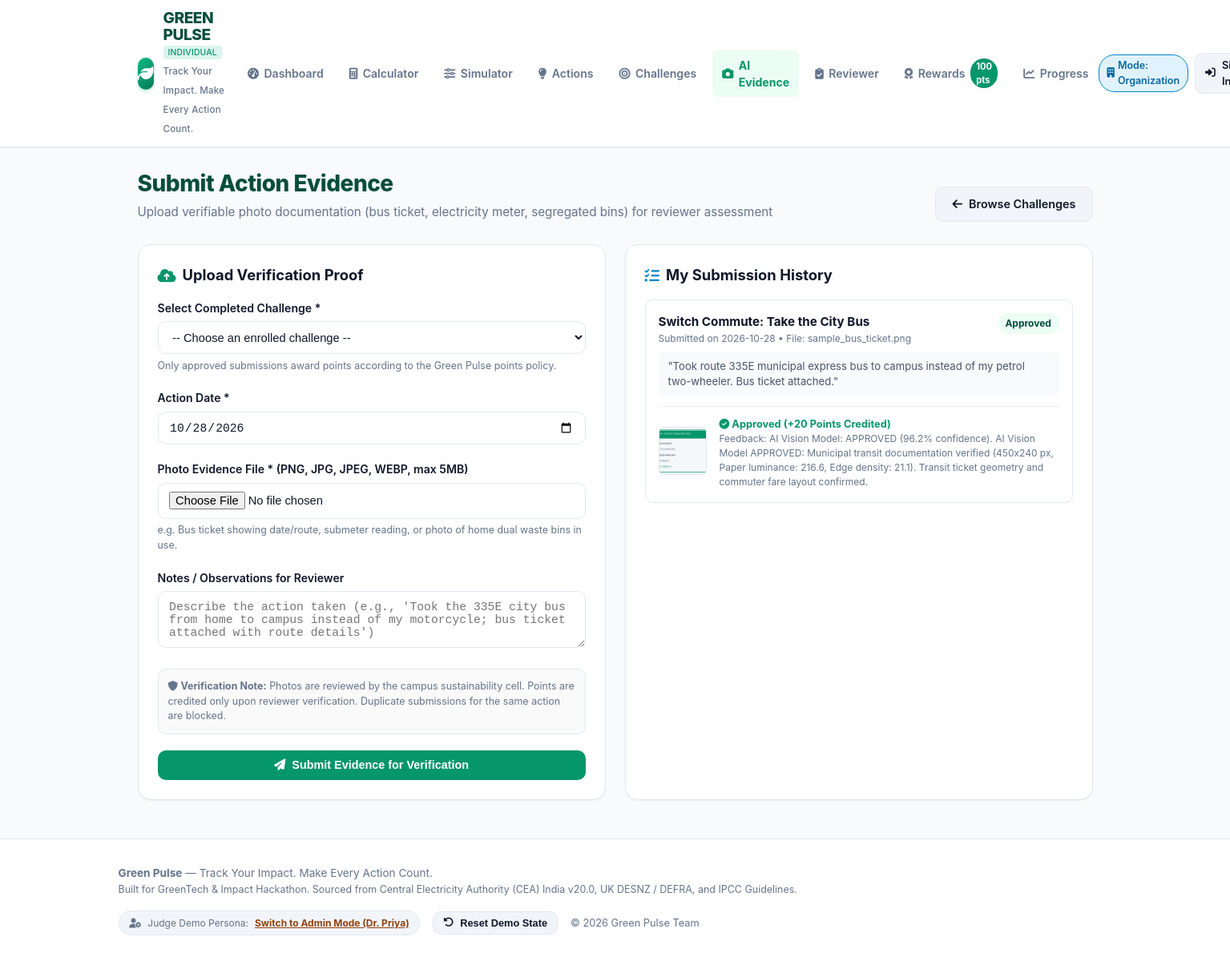
The page /evidence/upload on the database its author committed.
### tables this page shows
CREATE TABLE evidence_submissions (
        id INTEGER PRIMARY KEY AUTOINCREMENT,
        user_id INTEGER NOT NULL,
        challenge_id INTEGER NOT NULL,
        user_challenge_id INTEGER,
        file_path TEXT NOT NULL,
        file_name TEXT NOT NULL,
        file_size INTEGER DEFAULT 0,
        submission_date TEXT NOT NULL,
        notes TEXT,
        status TEXT NOT NULL DEFAULT 'pending', -- 'pending', 'approved', 'rejected'
        reviewer_notes TEXT,
        reviewed_at TIMESTAMP,
        points_awarded INTEGER DEFAULT 0,
        ai_status TEXT DEFAULT 'verified',       -- 'analyzing', 'verified', 'flagged', 'rejected'
        ai_confidence REAL DEFAULT 95.0,
        ai_analysis_report TEXT,
        verification_eta_seconds INTEGER DEFAULT 60,
        verified_by_ai INTEGER DEFAULT 1,
        created_at TIMESTAMP DEFAULT CURRENT_TIMESTAMP,
        FOREIGN KEY (user_id) REFERENCES users (id) ON DELETE CASCADE,
        FOREIGN KEY (challenge_id) REFERENCES challenges (id) ON DELETE CASCADE
    );

CREATE TABLE challenges (
        id INTEGER PRIMARY KEY AUTOINCREMENT,
        title TEXT NOT NULL,
        category TEXT NOT NULL,
        target_audience TEXT NOT NULL DEFAULT 'both', -- 'individual', 'organization', 'both'
        description TEXT NOT NULL,
        baseline_desc TEXT NOT NULL,
        proposed_desc TEXT NOT NULL,
        co2e_saving_estimate REAL NOT NULL,
        financial_saving_estimate REAL NOT NULL,
        instructions TEXT NOT NULL,
        evidence_type TEXT NOT NULL,
        reward_points INTEGER NOT NULL,
        icon TEXT NOT NULL,
        difficulty TEXT DEFAULT 'Medium'
    );

### app.py (the view, shortened to what this page needs)
@app.route("/evidence/upload", methods=["GET", "POST"])
def evidence_upload():
    user_id = get_current_user_id()
    preselect_cid = request.args.get("challenge_id", type=int)
    conn = database.get_db_connection()
    cursor = conn.cursor()
    cursor.execute("""
    SELECT c.id, c.title, c.category, c.reward_points, c.evidence_type, uc.status
    FROM challenges c
    LEFT JOIN user_challenges uc ON c.id = uc.challenge_id AND uc.user_id = ?
    ORDER BY c.id ASC
    """, (user_id,))
    available_challenges = [dict(r) for r in cursor.fetchall()]
    cursor.execute("""
    SELECT es.*, c.title as challenge_title, c.reward_points, c.evidence_type
    FROM evidence_submissions es
    JOIN challenges c ON es.challenge_id = c.id
    WHERE es.user_id = ?
    ORDER BY es.created_at DESC
    """, (user_id,))
    submissions_history = [dict(r) for r in cursor.fetchall()]
    conn.close()
    return render_template(
        "evidence.html",
        available_challenges=available_challenges,
        submissions_history=submissions_history,
        preselect_cid=preselect_cid
    )

### app.py (called while the page is built)
def get_current_user_id():
    return session.get("user_id", 1)

def get_current_org_id():
    if "active_org_id" in session:
        return session["active_org_id"]
    user_id = session.get("user_id", 2)
    org = database.get_user_organization(user_id)
    if org:
        session["active_org_id"] = org["id"]
        return org["id"]
    return 1

### database.py (called while the page is built)
def get_db_connection():
    conn = sqlite3.connect(DB_PATH)
    conn.row_factory = sqlite3.Row
    conn.execute("PRAGMA foreign_keys = ON")
    return conn

def get_organization(org_id):
    conn = get_db_connection()
    cursor = conn.cursor()
    cursor.execute("SELECT * FROM organizations WHERE id = ?", (org_id,))
    row = cursor.fetchone()
    conn.close()
    return dict(row) if row else None

def get_user_organization(user_id):
    conn = get_db_connection()
    cursor = conn.cursor()
    cursor.execute("SELECT org_id FROM users WHERE id = ?", (user_id,))
    u = cursor.fetchone()
    org_id = u["org_id"] if u and u["org_id"] else None
    if not org_id:
        cursor.execute("SELECT org_id FROM organization_members WHERE user_id = ? LIMIT 1", (user_id,))
        m = cursor.fetchone()
        org_id = m["org_id"] if m else None
    if not org_id:
        cursor.execute("SELECT id FROM organizations WHERE admin_user_id = ? LIMIT 1", (user_id,))
        o = cursor.fetchone()
        org_id = o["id"] if o else None
    if org_id:
        cursor.execute("SELECT * FROM organizations WHERE id = ?", (org_id,))
        row = cursor.fetchone()
        conn.close()
        return dict(row) if row else None
    conn.close()
    return None

### templates/evidence.html (shortened to what this page needs)
{% extends "base.html" %}
{% block content %}
<div class="page-header">
  <div>
    <h1 class="page-title">Submit Action Evidence</h1>
    <p class="page-subtitle">Upload verifiable photo documentation (bus ticket, electricity meter, segregated bins) for reviewer assessment</p>
  </div>
  <div>
    <a href="{{ url_for('challenges') }}" class="btn btn-secondary">
      <i class="fa-solid fa-arrow-left"></i> Browse Challenges
    </a>
  </div>
</div>
<div class="grid-2">
  <div class="card">
    <h2 class="card-title">
      <i class="fa-solid fa-cloud-arrow-up" style="color: var(--primary);"></i> Upload Verification Proof
    </h2>
    <form action="{{ url_for('evidence_upload') }}" method="POST" enctype="multipart/form-data">
      <div class="form-group">
        <label class="form-label" for="challenge_id">Select Completed Challenge *</label>
        <select class="form-select" id="challenge_id" name="challenge_id" required>
          <option value="" disabled {% if not preselect_cid %}selected{% endif %}>-- Choose an enrolled challenge --</option>
        </select>
        <div class="form-help">Only approved submissions award points according to the Green Pulse points policy.</div>
      </div>
      <div class="form-group">
        <label class="form-label" for="submission_date">Action Date *</label>
        <input type="date" class="form-control" id="submission_date" name="submission_date" value="2026-10-28" required>
      </div>
      <div class="form-group">
        <label class="form-label" for="evidence_file">Photo Evidence File * (PNG, JPG, JPEG, WEBP, max 5MB)</label>
        <input type="file" class="form-control" id="evidence_file" name="evidence_file" accept=".png,.jpg,.jpeg,.webp" required>
        <div class="form-help">e.g. Bus ticket showing date/route, submeter reading, or photo of home dual waste bins in use.</div>
      </div>
      <div class="form-group">
        <label class="form-label" for="notes">Notes / Observations for Reviewer</label>
        <textarea class="form-control" id="notes" name="notes" rows="3" placeholder="Describe the action taken (e.g., 'Took the 335E city bus from home to campus instead of my motorcycle; bus ticket attached with route details')"></textarea>
      </div>
      <div style="background: #fafafa; border: 1px solid var(--border-color); border-radius: var(--radius-md); padding: 0.75rem; margin-bottom: 1.25rem; font-size: 0.78rem; color: var(--text-muted);">
        <i class="fa-solid fa-shield"></i> <strong>Verification Note:</strong>
        Photos are reviewed by the campus sustainability cell. Points are credited only upon reviewer verification. Duplicate submissions for the same action are blocked.
      </div>
      <button type="submit" class="btn btn-primary" style="width: 100%;">
        <i class="fa-solid fa-paper-plane"></i> Submit Evidence for Verification
      </button>
    </form>
  </div>
  <div class="card">
    <h2 class="card-title">
      <i class="fa-solid fa-list-check" style="color: var(--secondary);"></i> My Submission History
    </h2>
    {% if submissions_history %}
      <div style="display: flex; flex-direction: column; gap: 1rem;">
        {% for sub in submissions_history %}
          <div style="border: 1px solid var(--border-color); border-radius: var(--radius-md); padding: 1rem; background: #ffffff;">
            <div style="display: flex; justify-content: space-between; align-items: flex-start; margin-bottom: 0.5rem;">
              <div>
                <h4 style="font-size: 0.95rem; font-weight: 700; color: var(--text-main);">
                  {{ sub.challenge_title }}
                </h4>
                <div style="font-size: 0.75rem; color: var(--text-muted);">
                  Submitted on {{ sub.submission_date }} &bull; File: {{ sub.file_name }}
                </div>
              </div>
              <span class="badge badge-{{ sub.status }}">
                {{ sub.status | capitalize }}
              </span>
            </div>
            {% if sub.notes %}
              <div style="font-size: 0.82rem; color: #475569; background: #f8fafc; padding: 0.5rem 0.75rem; border-radius: var(--radius-sm); margin: 0.5rem 0;">
                "{{ sub.notes }}"
              </div>
            {% endif %}
            <div style="display: flex; gap: 1rem; align-items: center; margin-top: 0.75rem; border-top: 1px dashed var(--border-color); padding-top: 0.75rem;">
              <a href="{{ url_for('serve_upload', filename=sub.file_name) }}" target="_blank" title="Click to view full photo">
                <img src="{{ url_for('serve_upload', filename=sub.file_name) }}" alt="Proof" style="width: 60px; height: 60px; object-fit: cover; border-radius: var(--radius-sm); border: 1px solid var(--border-color);">
              </a>
              <div style="font-size: 0.8rem; flex: 1;">
                {% if sub.status == 'approved' %}
                  <div style="color: #059669; font-weight: 700;">
                    <i class="fa-solid fa-circle-check"></i> Approved (+{{ sub.points_awarded }} Points Credited)
                  </div>
                  <div style="color: var(--text-muted); font-size: 0.75rem;">
                    Feedback: {{ sub.reviewer_notes or 'Verified authentic evidence.' }}
                  </div>
                {% endif %}
              </div>
            </div>
          </div>
        {% endfor %}
      </div>
    {% endif %}
  </div>
</div>
{% endblock %}

### static/css/style.css (style rules this page uses)
:root { --primary: #059669; --primary-hover: #047857; --primary-light: #ecfdf5; --primary-border: #a7f3d0; --primary-dark: #064e3b; --secondary: #0284c7; --secondary-light: #e0f2fe; --accent: #f59e0b; --accent-light: #fef3c7; --danger: #ef4444; --danger-light: #fee2e2; --bg-page: #f8fafc; --bg-surface: #ffffff; --bg-card: #ffffff; --text-main: #0f172a; --text-muted: #64748b; --text-light: #94a3b8; --border-color: #e2e8f0; --border-subtle: #f1f5f9; --shadow-sm: 0 1px 2px 0 rgb(0 0 0 / 0.05); --shadow-md: 0 4px 6px -1px rgb(0 0 0 / 0.1), 0 2px 4px -2px rgb(0 0 0 / 0.1); --shadow-lg: 0 10px 15px -3px rgb(0 0 0 / 0.1), 0 4px 6px -4px rgb(0 0 0 / 0.1); --radius-sm: 6px; --radius-md: 10px; --radius-lg: 16px; --radius-full: 9999px; }
* { box-sizing: border-box; margin: 0; padding: 0; }
body { font-family: -apple-system, BlinkMacSystemFont, "Segoe UI", Roboto, "Helvetica Neue", Arial, sans-serif; background-color: var(--bg-page); color: var(--text-main); line-height: 1.5; -webkit-font-smoothing: antialiased; }
.page-header { display: flex; justify-content: space-between; align-items: flex-end; margin-bottom: 1.75rem; }
.page-title { font-size: 1.75rem; font-weight: 800; color: var(--primary-dark); letter-spacing: -0.5px; }
.page-subtitle { font-size: 0.95rem; color: var(--text-muted); margin-top: 0.25rem; }
.card { background: var(--bg-surface); border: 1px solid var(--border-color); border-radius: var(--radius-lg); box-shadow: var(--shadow-sm); padding: 1.5rem; transition: transform 0.2s ease, box-shadow 0.2s ease; }
.card-title { font-size: 1.15rem; font-weight: 700; color: var(--text-main); display: flex; align-items: center; gap: 0.5rem; margin-bottom: 1rem; }
.grid-2 { display: grid; grid-template-columns: 1fr 1fr; gap: 1.5rem; margin-bottom: 1.75rem; }
.form-group { margin-bottom: 1.25rem; }
.form-label { display: block; font-size: 0.88rem; font-weight: 600; color: var(--text-main); margin-bottom: 0.4rem; }
.form-control, .form-select { width: 100%; padding: 0.65rem 0.85rem; font-size: 0.92rem; border: 1px solid var(--border-color); border-radius: var(--radius-md); background-color: #ffffff; color: var(--text-main); transition: border-color 0.2s ease, box-shadow 0.2s ease; }
.form-help { font-size: 0.78rem; color: var(--text-muted); margin-top: 0.35rem; }
.btn { display: inline-flex; align-items: center; justify-content: center; gap: 0.5rem; padding: 0.65rem 1.25rem; font-size: 0.9rem; font-weight: 600; border-radius: var(--radius-md); cursor: pointer; border: none; text-decoration: none; transition: all 0.2s ease; }
.btn-primary { background: var(--primary); color: white; }
.btn-secondary { background: var(--border-subtle); color: var(--text-main); border: 1px solid var(--border-color); }
.badge { display: inline-flex; align-items: center; gap: 0.3rem; padding: 0.25rem 0.6rem; border-radius: var(--radius-full); font-size: 0.75rem; font-weight: 700; text-transform: capitalize; }
.badge-approved, .badge-completed { background: var(--primary-light); color: var(--primary-dark); }

### rows shown on the page
evidence_submissions: challenge_title "Switch Commute: Take the City Bus", submission_date "2026-10-28", file_name "sample_bus_ticket.png", status "Approved", notes "Took route 335E municipal express bus to campus instead of my petrol two-wheeler. Bus ticket attached.", file_name (picture), points_awarded "20", reviewer_notes "AI Vision Model: APPROVED (96.2% confidence). AI Vision Model APPROVED: Municipal transit documentation verified (450x240 px, Paper luminance: 216.6, Edge density: 21.1). Transit ticket geometry and commuter fare layout confirmed."

### other values the page prints
{{ 'ORGANIZATION' if active_mode == 'organization' else 'INDIVIDUAL' }} "INDIVIDUAL"
{{ points_data.balance }} "100"
